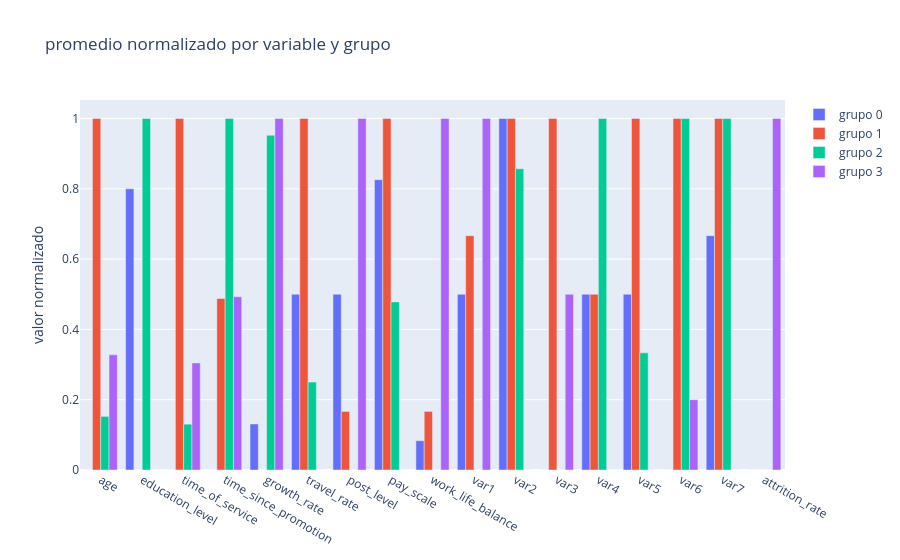

Notebook cell for this chart:
### Markdown cell above
## ----------------------- 6. interpretacion de los resultados obtenidos. a. Genera diferentes visualizaciones que ayuden a mostrar las características que tienen en común los empleados dentro de cada grupo.

### Code cell
"""barras agrupadas: promedio normalizado por variable numerica"""

resumen_num = resumen[resumen["variable"].isin(columnas_numericas)].set_index("variable")
"""para voltear filas y columnas"""
resumen_num_t = resumen_num.transpose()
resumen_num_norm = (resumen_num_t - resumen_num_t.min()) / (resumen_num_t.max() - resumen_num_t.min())

fig_barras = go.Figure()
for numero_grupo in range(k):
    fig_barras.add_trace(
        go.Bar(
            y=resumen_num_norm.loc["grupo " + str(numero_grupo)],
            x=resumen_num_norm.columns,
            name="grupo " + str(numero_grupo),
        )
    )

fig_barras.update_layout(title="promedio normalizado por variable y grupo", yaxis_title="valor normalizado")
fig_barras.show()

### Figure 1 — Plotly figure (JSON) as saved in the notebook; plotly's stock layout.template omitted (floating-point values rounded to 4 significant figures)
{"data": [{"name": "grupo 0", "type": "bar", "x": ["age", "education_level", "time_of_service", "time_since_promotion", "growth_rate", "travel_rate", "post_level", "pay_scale", "work_life_balance", "var1", "var2", "var3", "var4", "var5", "var6", "var7", "attrition_rate"], "y": [0, 0.8, 0, 0, 0.131, 0.5, 0.5, 0.8261, 0.08333, 0.5, 1, 0, 0.5, 0.5, 0, 0.6667, 0]}, {"name": "grupo 1", "type": "bar", "x": ["age", "education_level", "time_of_service", "time_since_promotion", "growth_rate", "travel_rate", "post_level", "pay_scale", "work_life_balance", "var1", "var2", "var3", "var4", "var5", "var6", "var7", "attrition_rate"], "y": [1, 0, 1, 0.488, 0, 1, 0.1667, 1, 0.1667, 0.6667, 1, 1, 0.5, 1, 1, 1, 0]}, {"name": "grupo 2", "type": "bar", "x": ["age", "education_level", "time_of_service", "time_since_promotion", "growth_rate", "travel_rate", "post_level", "pay_scale", "work_life_balance", "var1", "var2", "var3", "var4", "var5", "var6", "var7", "attrition_rate"], "y": [0.1525, 1, 0.1304, 1, 0.9524, 0.25, 0, 0.4783, 0, 0, 0.8571, 0, 1, 0.3333, 1, 1, 0]}, {"name": "grupo 3", "type": "bar", "x": ["age", "education_level", "time_of_service", "time_since_promotion", "growth_rate", "travel_rate", "post_level", "pay_scale", "work_life_balance", "var1", "var2", "var3", "var4", "var5", "var6", "var7", "attrition_rate"], "y": [0.3277, 0, 0.3046, 0.4928, 1, 0, 1, 0, 1, 1, 0, 0.5, 0, 0, 0.2, 0, 1]}], "layout": {"title": {"text": "promedio normalizado por variable y grupo"}, "yaxis": {"title": {"text": "valor normalizado"}}}}
